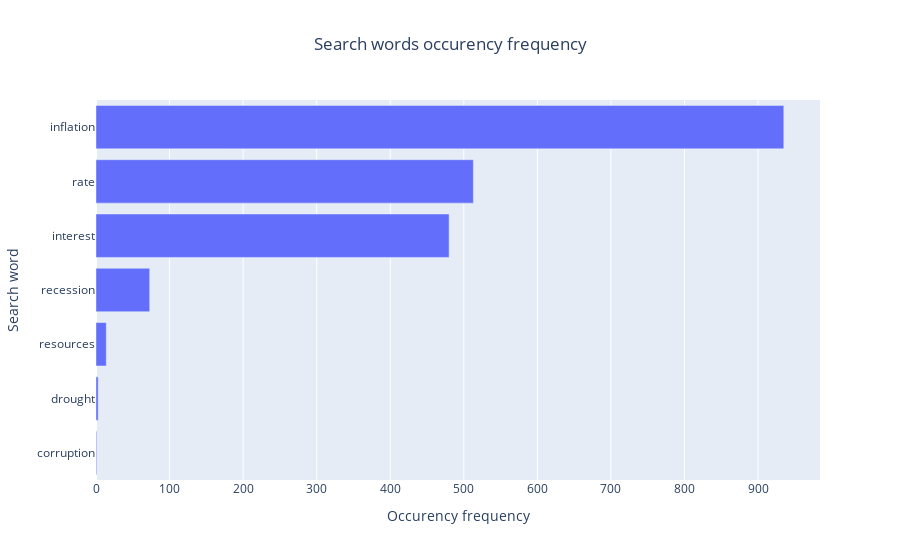

Write notebook code for a chart like this one.
### Code cell
topic_words = ['resources','interest','rate','inflation','recession','election,','corruption','drought','extreme temperatures'] # Add your topic words here

fdist = FreqDist([word for words in df['body_token'].values.tolist() for word in words if word in topic_words])

# Create pandas series to make plotting easier.Notice the tuples are converted to dict
freqdist = pd.Series(dict(fdist))
print(freqdist)

fig = px.bar(y=freqdist.index, x=freqdist.values, 
                title="Search words occurency frequency").update_layout(xaxis_title="Occurency frequency", yaxis_title="Search word")

# Sort values in ascending order
fig.update_layout(barmode='stack', yaxis={'categoryorder':'total ascending'})

#Update the title of the graph to center
fig.update_layout(title_text='Search words occurency frequency', title_x=0.5)

# show plot
fig.show()

### Figure 1 — Plotly figure (JSON) as saved in the notebook; plotly's stock layout.template omitted (floating-point values rounded to 4 significant figures)
{"data": [{"alignmentgroup": "True", "hovertemplate": "x=%{x}<br>y=%{y}<extra></extra>", "legendgroup": "", "marker": {"color": "#636efa", "pattern": {"shape": ""}}, "name": "", "offsetgroup": "", "orientation": "h", "showlegend": false, "textposition": "auto", "type": "bar", "x": [14, 73, 935, 513, 480, 1, 3], "xaxis": "x", "y": ["resources", "recession", "inflation", "rate", "interest", "corruption", "drought"], "yaxis": "y"}], "layout": {"barmode": "stack", "legend": {"tracegroupgap": 0}, "title": {"text": "Search words occurency frequency", "x": 0.5}, "xaxis": {"anchor": "y", "domain": [0, 1], "title": {"text": "Occurency frequency"}}, "yaxis": {"anchor": "x", "categoryorder": "total ascending", "domain": [0, 1], "title": {"text": "Search word"}}}}
